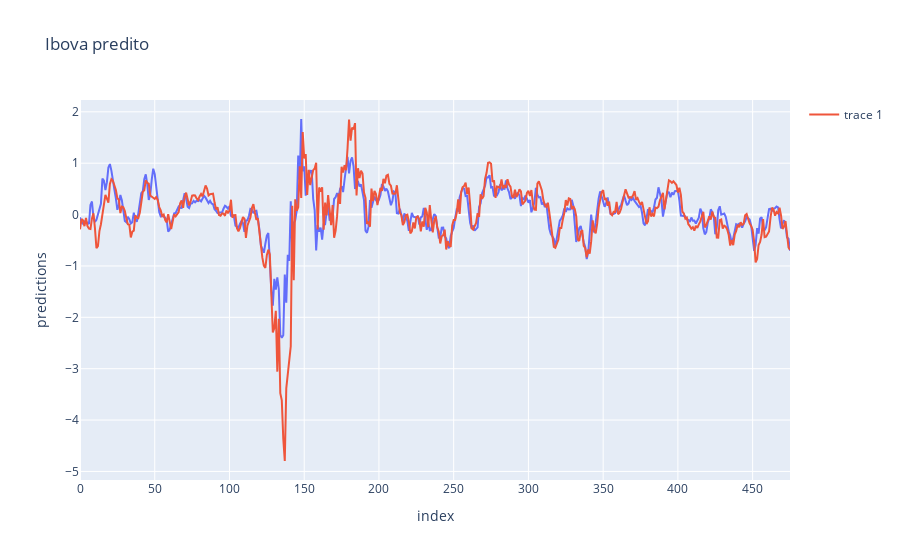

The notebook cell saved with this chart:
### Code cell
show_copare_prediction()

### Figure 1 — Plotly figure (JSON) as saved in the notebook; plotly's stock layout.template omitted (floating-point values rounded to 4 significant figures; data arrays with more than 128 entries replaced by an {"elided": "..."} marker saying what was removed)
{"data": [{"hovertemplate": "index=%{x}<br>predictions=%{y}<extra></extra>", "legendgroup": "", "line": {"color": "#636efa", "dash": "solid"}, "mode": "lines", "name": "", "orientation": "v", "showlegend": false, "type": "scatter", "x": {"elided": "476 int values"}, "xaxis": "x", "y": {"elided": "476 float values"}, "yaxis": "y"}, {"mode": "lines", "type": "scatter", "x": {"elided": "476 int values"}, "y": {"elided": "476 float values"}}], "layout": {"legend": {"tracegroupgap": 0}, "title": {"text": "Ibova predito"}, "xaxis": {"anchor": "y", "domain": [0, 1], "title": {"text": "index"}}, "yaxis": {"anchor": "x", "domain": [0, 1], "title": {"text": "predictions"}}}}
